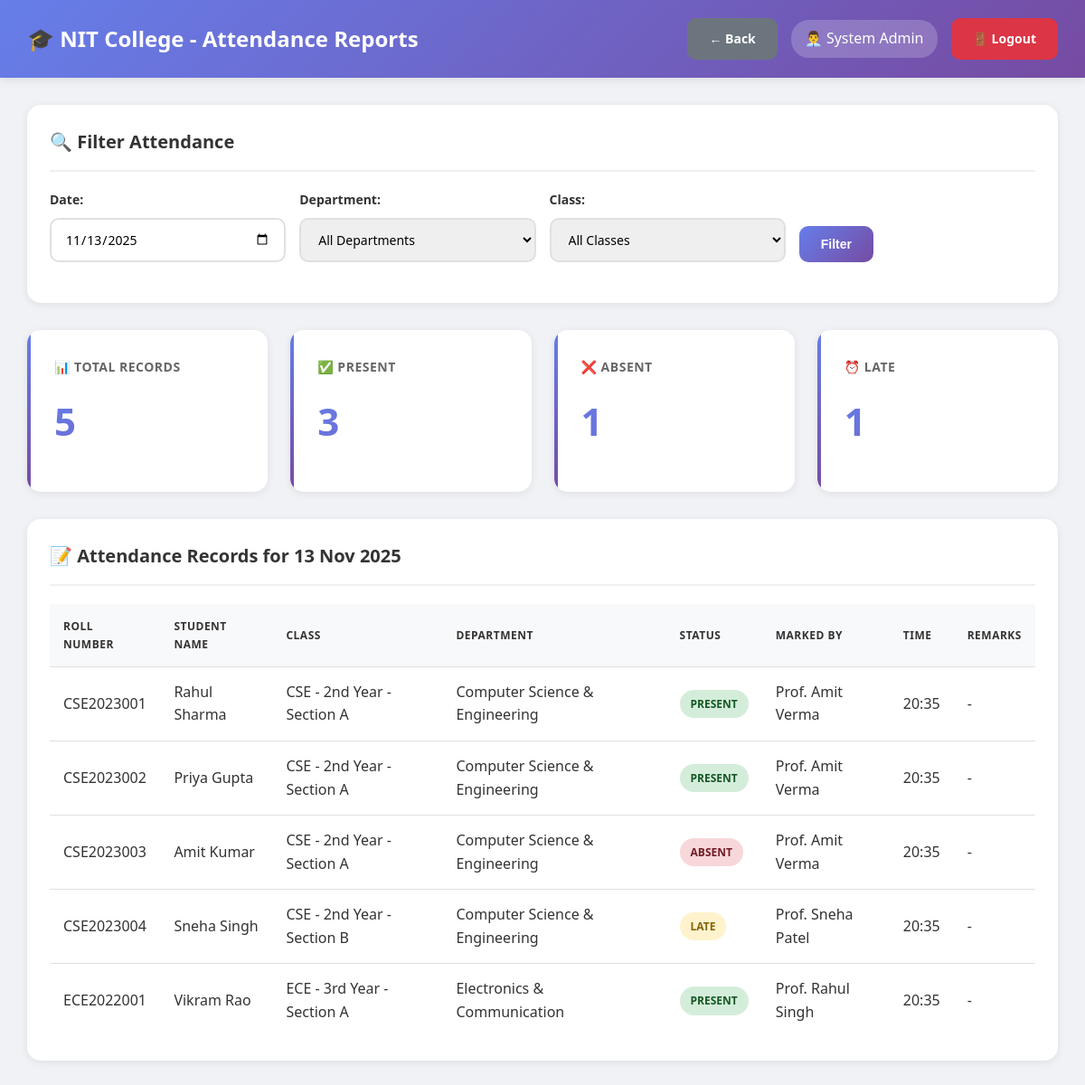
Page /nit_atttendance_system/admin/view_attendance_reports.php (signed in) on the committed database.
### tables this page shows
CREATE TABLE users (
    id INT AUTO_INCREMENT PRIMARY KEY,
    username VARCHAR(50) UNIQUE NOT NULL,
    password VARCHAR(255) NOT NULL,
    full_name VARCHAR(100) NOT NULL,
    email VARCHAR(100) UNIQUE NOT NULL,
    phone VARCHAR(15),
    role ENUM('admin', 'hod', 'teacher') NOT NULL,
    department_id INT DEFAULT NULL,
    is_active TINYINT(1) DEFAULT 1,
    created_at TIMESTAMP DEFAULT CURRENT_TIMESTAMP,
    FOREIGN KEY (department_id) REFERENCES departments(id) ON DELETE SET NULL
);

CREATE TABLE student_attendance (
    id INT AUTO_INCREMENT PRIMARY KEY,
    student_id INT NOT NULL,
    class_id INT NOT NULL,
    attendance_date DATE NOT NULL,
    status ENUM('present', 'absent', 'late') NOT NULL,
    marked_by INT NOT NULL,
    remarks TEXT,
    marked_at TIMESTAMP DEFAULT CURRENT_TIMESTAMP,
    FOREIGN KEY (student_id) REFERENCES students(id) ON DELETE CASCADE,
    FOREIGN KEY (class_id) REFERENCES classes(id) ON DELETE CASCADE,
    FOREIGN KEY (marked_by) REFERENCES users(id) ON DELETE CASCADE,
    UNIQUE KEY unique_attendance (student_id, class_id, attendance_date)
);

CREATE TABLE students (
    id INT AUTO_INCREMENT PRIMARY KEY,
    roll_number VARCHAR(50) UNIQUE NOT NULL,
    full_name VARCHAR(100) NOT NULL,
    email VARCHAR(100) UNIQUE NOT NULL,
    phone VARCHAR(15),
    password VARCHAR(255) NOT NULL,
    department_id INT NOT NULL,
    class_id INT NOT NULL,
    year INT NOT NULL,
    semester INT NOT NULL,
    admission_year VARCHAR(10),
    is_active TINYINT(1) DEFAULT 1,
    created_at TIMESTAMP DEFAULT CURRENT_TIMESTAMP,
    FOREIGN KEY (department_id) REFERENCES departments(id) ON DELETE CASCADE,
    FOREIGN KEY (class_id) REFERENCES classes(id) ON DELETE CASCADE
);

CREATE TABLE classes (
    id INT AUTO_INCREMENT PRIMARY KEY,
    class_name VARCHAR(100) NOT NULL,
    department_id INT NOT NULL,
    year INT NOT NULL,
    section VARCHAR(10) NOT NULL,
    teacher_id INT NOT NULL,
    semester INT NOT NULL,
    academic_year VARCHAR(20) NOT NULL,
    created_at TIMESTAMP DEFAULT CURRENT_TIMESTAMP,
    FOREIGN KEY (department_id) REFERENCES departments(id) ON DELETE CASCADE,
    FOREIGN KEY (teacher_id) REFERENCES users(id) ON DELETE CASCADE,
    UNIQUE KEY unique_class (department_id, year, section, semester, academic_year)
);

CREATE TABLE departments (
    id INT AUTO_INCREMENT PRIMARY KEY,
    dept_name VARCHAR(100) NOT NULL,
    dept_code VARCHAR(20) UNIQUE NOT NULL,
    hod_id INT DEFAULT NULL,
    created_at TIMESTAMP DEFAULT CURRENT_TIMESTAMP
);

### nit_atttendance_system/db.php (called while the page is built, shortened)
<?php
$conn = new mysqli(DB_HOST, DB_USER, DB_PASS, DB_NAME);
$conn->set_charset("utf8mb4");
$conn->query("SET time_zone = '+05:30'");
function isLoggedIn() {
    return isset($_SESSION['user_id']) && isset($_SESSION['role']);
}
function getCurrentUser() {
    global $conn;
    $user_id = $_SESSION['user_id'];
    $role = $_SESSION['role'];
    if ($role === 'student') {
        $query = "SELECT * FROM students WHERE id = ?";
    } elseif ($role === 'parent') {
        $query = "SELECT * FROM parents WHERE id = ?";
    } else {
        $query = "SELECT * FROM users WHERE id = ?";
    }
    $stmt = $conn->prepare($query);
    $stmt->bind_param("i", $user_id);
    $stmt->execute();
    $result = $stmt->get_result();
    return $result->fetch_assoc();
}
?>

### nit_atttendance_system/admin/view_attendance_reports.php (the view, shortened to what this page needs)
<?php
require_once '../db.php';
$user = getCurrentUser();
$filter_date = isset($_GET['date']) ? $_GET['date'] : date('Y-m-d');
$where_clauses = ["sa.attendance_date = '$filter_date'"];
$where_sql = implode(' AND ', $where_clauses);
$attendance_query = "SELECT sa.*, s.roll_number, s.full_name as student_name,
                     c.class_name, d.dept_name, u.full_name as teacher_name
                     FROM student_attendance sa
                     JOIN students s ON sa.student_id = s.id
                     JOIN classes c ON sa.class_id = c.id
                     JOIN departments d ON c.department_id = d.id
                     JOIN users u ON sa.marked_by = u.id
                     WHERE $where_sql
                     ORDER BY c.class_name, s.roll_number";
$attendance_records = $conn->query($attendance_query);
$stats_query = "SELECT
                COUNT(*) as total,
                SUM(CASE WHEN status = 'present' THEN 1 ELSE 0 END) as present,
                SUM(CASE WHEN status = 'absent' THEN 1 ELSE 0 END) as absent,
                SUM(CASE WHEN status = 'late' THEN 1 ELSE 0 END) as late
                FROM student_attendance sa
                JOIN classes c ON sa.class_id = c.id
                JOIN departments d ON c.department_id = d.id
                WHERE $where_sql";
$stats_result = $conn->query($stats_query);
$stats = $stats_result->fetch_assoc();
?>
<!DOCTYPE html>
<html lang="en">
<head>
    <link rel="stylesheet" href="../assets/style.css">
</head>
<body class="dashboard-container">
    <nav class="navbar">
        <div>
            <h1>🎓 NIT College - Attendance Reports</h1>
        </div>
        <div class="user-info">
            <a href="index.php" class="btn btn-secondary">← Back</a>
            <span>👨‍💼 <?php echo htmlspecialchars($user['full_name']); ?></span>
            <a href="../logout.php" class="btn btn-danger">🚪 Logout</a>
        </div>
    </nav>
    <div class="main-content">
        <div class="table-container" style="margin-bottom: 30px;">
            <h3>🔍 Filter Attendance</h3>
            <form method="GET" style="display: grid; grid-template-columns: repeat(auto-fit, minmax(200px, 1fr)); gap: 15px;">
                <div class="form-group">
                    <label>Date:</label>
                    <input type="date" name="date" value="<?php echo $filter_date; ?>">
                </div>
                <div class="form-group">
                    <label>Department:</label>
                    <select name="department">
                        <option value="">All Departments</option>
                    </select>
                </div>
                <div class="form-group">
                    <label>Class:</label>
                    <select name="class">
                        <option value="">All Classes</option>
                    </select>
                </div>
                <div class="form-group" style="display: flex; align-items: flex-end;">
                    <button type="submit" class="btn btn-primary">Filter</button>
                </div>
            </form>
        </div>
        <div class="stats-grid" style="margin-bottom: 30px;">
            <div class="stat-card">
                <h3>📊 Total Records</h3>
                <div class="stat-value"><?php echo $stats['total']; ?></div>
            </div>
            <div class="stat-card">
                <h3>✅ Present</h3>
                <div class="stat-value" style="color: #28a745;"><?php echo $stats['present']; ?></div>
            </div>
            <div class="stat-card">
                <h3>❌ Absent</h3>
                <div class="stat-value" style="color: #dc3545;"><?php echo $stats['absent']; ?></div>
            </div>
            <div class="stat-card">
                <h3>⏰ Late</h3>
                <div class="stat-value" style="color: #ffc107;"><?php echo $stats['late']; ?></div>
            </div>
        </div>
        <div class="table-container">
            <h3>📝 Attendance Records for <?php echo date('d M Y', strtotime($filter_date)); ?></h3>
            <?php if ($attendance_records->num_rows > 0): ?>
                <table>
                    <thead>
                        <tr>
                            <th>Roll Number</th>
                            <th>Student Name</th>
                            <th>Class</th>
                            <th>Department</th>
                            <th>Status</th>
                            <th>Marked By</th>
                            <th>Time</th>
                            <th>Remarks</th>
                        </tr>
                    </thead>
                    <tbody>
                        <?php while ($record = $attendance_records->fetch_assoc()): ?>
                        <tr>
                            <td><?php echo htmlspecialchars($record['roll_number']); ?></td>
                            <td><?php echo htmlspecialchars($record['student_name']); ?></td>
                            <td><?php echo htmlspecialchars($record['class_name']); ?></td>
                            <td><?php echo htmlspecialchars($record['dept_name']); ?></td>
                            <td>
                                <?php
                                $status_class = '';
                                if ($record['status'] === 'present') $status_class = 'badge-success';
                                elseif ($record['status'] === 'absent') $status_class = 'badge-danger';
                                else $status_class = 'badge-warning';
                                ?>
                                <span class="badge <?php echo $status_class; ?>">
                                    <?php echo strtoupper($record['status']); ?>
                                </span>
                            </td>
                            <td><?php echo htmlspecialchars($record['teacher_name']); ?></td>
                            <td><?php echo date('H:i', strtotime($record['marked_at'])); ?></td>
                            <td><?php echo htmlspecialchars($record['remarks'] ?? '-'); ?></td>
                        </tr>
                        <?php endwhile; ?>
                    </tbody>
                </table>
            <?php else: ?>
                <div class="alert alert-info">No attendance records found for the selected filters.</div>
            <?php endif; ?>
        </div>
    </div>
</body>
</html>

### nit_atttendance_system/assets/style.css (style rules this page uses)
* { margin: 0; padding: 0; box-sizing: border-box; }
body { font-family: 'Segoe UI', Tahoma, Geneva, Verdana, sans-serif; background: #f0f2f5; color: #333; line-height: 1.6; }
.form-group { margin-bottom: 20px; }
.form-group label { display: block; margin-bottom: 8px; color: #333; font-weight: 600; font-size: 14px; }
.form-group input, .form-group select, .form-group textarea { width: 100%; padding: 12px 15px; border: 2px solid #e0e0e0; border-radius: 10px; font-size: 14px; transition: all 0.3s ease; font-family: inherit; }
.btn { padding: 12px 24px; border: none; border-radius: 10px; font-size: 14px; font-weight: 600; cursor: pointer; transition: all 0.3s ease; text-decoration: none; display: inline-block; text-align: center; }
.btn-primary { background: linear-gradient(135deg, #667eea 0%, #764ba2 100%); color: white; }
.btn-danger { background: #dc3545; color: white; }
.btn-secondary { background: #6c757d; color: white; }
.dashboard-container { background: #f0f2f5; min-height: 100vh; }
.navbar { background: linear-gradient(135deg, #667eea 0%, #764ba2 100%); color: white; padding: 20px 30px; display: flex; justify-content: space-between; align-items: center; box-shadow: 0 2px 10px rgba(0, 0, 0, 0.1); position: sticky; top: 0; z-index: 100; }
.navbar h1 { font-size: 24px; font-weight: 600; }
.navbar .user-info { display: flex; align-items: center; gap: 15px; }
.navbar .user-info span { background: rgba(255, 255, 255, 0.2); padding: 8px 15px; border-radius: 20px; }
.main-content { padding: 30px; max-width: 1400px; margin: 0 auto; }
.main-content h3 { margin-bottom: 20px; color: #333; font-size: 20px; }
.stats-grid { display: grid; grid-template-columns: repeat(auto-fit, minmax(250px, 1fr)); gap: 25px; margin-bottom: 30px; }
.stat-card { background: white; padding: 30px; border-radius: 15px; box-shadow: 0 2px 10px rgba(0, 0, 0, 0.08); transition: all 0.3s ease; position: relative; overflow: hidden; }
.stat-card::before { content: ''; position: absolute; top: 0; left: 0; width: 4px; height: 100%; background: linear-gradient(135deg, #667eea 0%, #764ba2 100%); }
.stat-card h3 { font-size: 14px; color: #666; margin-bottom: 15px; text-transform: uppercase; letter-spacing: 0.5px; }
.stat-card .stat-value { font-size: 42px; font-weight: bold; background: linear-gradient(135deg, #667eea 0%, #764ba2 100%); -webkit-background-clip: text; -webkit-text-fill-color: transparent; background-clip: text; margin-bottom: 15px; }
.table-container { background: white; border-radius: 15px; padding: 25px; box-shadow: 0 2px 10px rgba(0, 0, 0, 0.08); overflow-x: auto; margin-bottom: 30px; }
.table-container h3 { margin-bottom: 20px; color: #333; font-size: 20px; padding-bottom: 15px; border-bottom: 2px solid #f0f0f0; }
table { width: 100%; border-collapse: collapse; }
table thead { background: #f8f9fa; }
table th, table td { padding: 15px; text-align: left; border-bottom: 1px solid #e0e0e0; }
table th { font-weight: 600; color: #333; text-transform: uppercase; font-size: 12px; letter-spacing: 0.5px; }
table tr:last-child td { border-bottom: none; }
.badge { padding: 6px 12px; border-radius: 20px; font-size: 12px; font-weight: 600; display: inline-block; }
.badge-success { background: #d4edda; color: #155724; }
.badge-danger { background: #f8d7da; color: #721c24; }
.badge-warning { background: #fff3cd; color: #856404; }

### rows in the picture
users: full_name "System Admin"
student_attendance: student.roll_number "CSE2023001", student.full_name "Rahul Sharma", class.class_name "CSE - 2nd Year - Section A", departments.dept_name "Computer Science & Engineering", status "PRESENT", marked_by.full_name "Prof. Amit Verma", marked_at "20:35", remarks "-"
student_attendance: student.roll_number "CSE2023002", student.full_name "Priya Gupta", class.class_name "CSE - 2nd Year - Section A", departments.dept_name "Computer Science & Engineering", status "PRESENT", marked_by.full_name "Prof. Amit Verma", marked_at "20:35", remarks "-"
student_attendance: student.roll_number "CSE2023003", student.full_name "Amit Kumar", class.class_name "CSE - 2nd Year - Section A", departments.dept_name "Computer Science & Engineering", status "ABSENT", marked_by.full_name "Prof. Amit Verma", marked_at "20:35", remarks "-"
student_attendance: student.roll_number "CSE2023004", student.full_name "Sneha Singh", class.class_name "CSE - 2nd Year - Section B", departments.dept_name "Computer Science & Engineering", status "LATE", marked_by.full_name "Prof. Sneha Patel", marked_at "20:35", remarks "-"
student_attendance: student.roll_number "ECE2022001", student.full_name "Vikram Rao", class.class_name "ECE - 3rd Year - Section A", departments.dept_name "Electronics & Communication", status "PRESENT", marked_by.full_name "Prof. Rahul Singh", marked_at "20:35", remarks "-"

### other values in the picture
$stats['total'] "5"
$stats['present'] "3"
$stats['absent'] "1"
$stats['late'] "1"
date('d M Y', strtotime($filter_date)) "13 Nov 2025"
